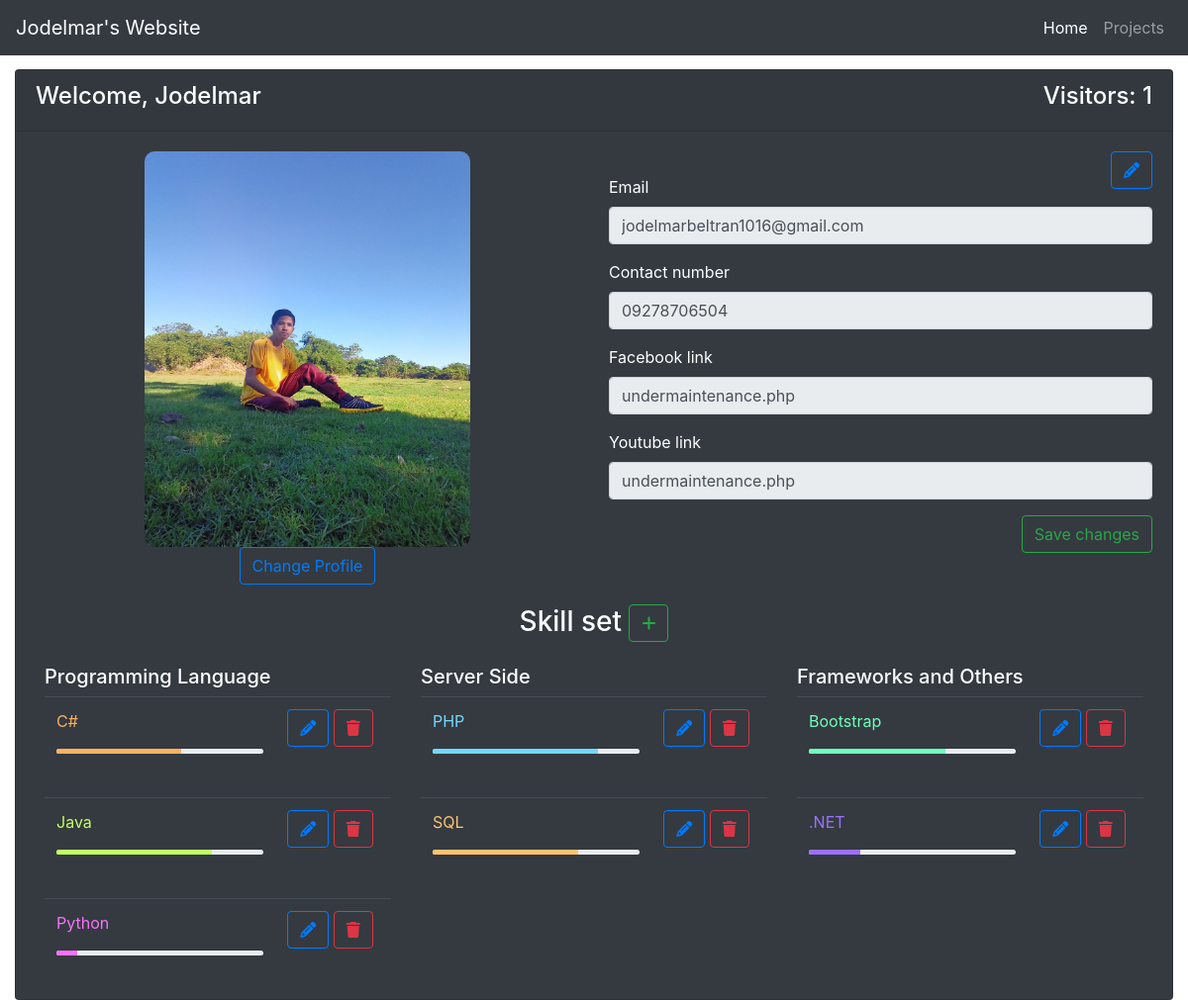
Screenshot of /cpannel/dashboard.php (signed in) with the database file from the repository.
### tables this page shows
CREATE TABLE `profile` (
  `profile_id` int(10) NOT NULL,
  `profile_pic` varchar(255) DEFAULT NULL,
  `gmail` varchar(255) DEFAULT NULL,
  `phone` varchar(20) DEFAULT NULL,
  `facebook` varchar(255) DEFAULT NULL,
  `youtube` varchar(255) DEFAULT NULL
);

CREATE TABLE `skills` (
  `id` int(100) NOT NULL,
  `name` varchar(255) DEFAULT NULL,
  `percent` int(100) DEFAULT NULL,
  `category` varchar(255) DEFAULT NULL
);

### cpannel/dashboard.php (the view, shortened to what this page needs)
<?php
    include("../config.php");
?>
<!DOCTYPE html>
<html lang="en">
<head>
    <link rel="stylesheet" href="https://cdn.jsdelivr.net/npm/bootstrap@4.6.0/dist/css/bootstrap.min.css">
    <link rel="stylesheet" href="../fontawesome/css/all.css">
</head>
<body>
    <nav class="navbar navbar-expand-lg fixed-top navbar-dark bg-dark">
        <a class="navbar-brand" href="#">Jodelmar's Website</a>
        <div class="collapse navbar-collapse" id="navbarTogglerDemo02">
            <ul class="navbar-nav ml-auto mt-2 mt-lg-0">
                <li class="nav-item active">
                    <a class="nav-link" href="dashboard.php">Home <span class="sr-only">(current)</span></a>
                </li>
                <li class="nav-item">
                    <a class="nav-link" href="project_list.php">Projects</a>
                </li>
            </ul>
        </div>
    </nav>
    <?php
        $sql="SELECT * FROM visitors";
        $stmt=$conn->query($sql);
        $count=$stmt->rowCount();
        $sql="SELECT * FROM profile";
        $stmt=$conn->query($sql);
        $row=$stmt->fetch(PDO::FETCH_ASSOC);
    ?>
    <div class="container-fluid" style="margin-top: 70px;">
        <div class="card bg-dark text-white">
            <div class="card-header">
                <h4 class="d-inline">Welcome, <?php echo $_SESSION['access'] ?></h4>
                <h4 class="float-right d-inline">Visitors: <?php echo $count ?></h4>
            </div>
            <div class="card-body">
                <div class="row">
                    <div class="col-md-6 text-center">
                        <img src="../upload/<?php echo $row['profile_pic']; ?>" alt="" class="pic">
                        <button class="btn btn-outline-primary d-block" style="margin: 0 auto;" data-toggle="modal" data-target="#changeModal">Change Profile</button>
                    </div>
                    <div class="col-md-6">
                        <button class="btn btn-outline-primary float-right" onclick="enabled_textbox()"><i class="fas fa-pencil-alt"></i></button>
                        <br>
                        <form action="" method="POST">
                            <label for="">Email</label>
                            <div class="form-group">
                                <input type="text" class="form-control" value="<?php echo $row['gmail'] ?>" name="email" id="email">
                            </div>
                            <label for="">Contact number</label>
                            <div class="form-group">
                                <input type="text" class="form-control" value="<?php echo $row['phone'] ?>" name="cnumber" id="cnumber">
                            </div>
                            <label for="">Facebook link</label>
                            <div class="form-group">
                                <input type="text" class="form-control" value="<?php echo $row['facebook'] ?>" name="fb" id="fb">
                            </div>
                            <label for="">Youtube link</label>
                            <div class="form-group">
                                <input type="text" class="form-control" value="<?php echo $row['youtube'] ?>" name="yt" id="yt">
                            </div>
                            <div class="form-group text-right">
                                <button type="submit" class="btn btn-outline-success" name="save">Save changes</button>
                            </div>
                        </form>
                    </div>
                </div>
            </div>
            <div class="container">
                <h3 class='text-center'>Skill set
                    <button class="btn btn-outline-success" data-toggle="modal" data-target="#addModal"><span class="fas fa-plus"></span></button>
                </h3>
                <div class="row">
                <div class="col-md-4">
                        <h5 style="margin-top: 15px;">Programming Language</h5>
                        <?php
                            $arr=array("#ffb163","#c1ff63","#fa70ff","#70fffa","#7aff70");
                            $sql="SELECT * FROM skills WHERE category='PL'";
                            $stmt=$conn->query($sql);
                            $temp=0;
                            while($row=$stmt->fetch(PDO::FETCH_ASSOC)){
                        ?>
                        <table class="table table-hover table-dark" style="width: 100%;">
                            <tr style="width: 100%">
                                <td style="width: 50%;">
                                    <div class="form-group">
                                        <p style="color: <?php echo $arr[$temp]; ?>;"><?php echo $row['name']; ?></p>
                                        <div class="progress" style="height: 5px;">
                                            <div class="progress-bar" role="progressbar" style="width: <?php echo $row['percent']; ?>%; background-color: <?php echo $arr[$temp]; ?>;" aria-valuemin="0" aria-valuemax="100"></div>
                                        </div>
                                    </div>
                                </td>
                                <td style="width: 25%">
                                    <button class="btn btn-outline-primary" data-toggle="modal" data-target="#updateModal" onclick="getdata(<?php echo $row['id'] ?>,
                                                                                                                                            '<?php echo $row['name'] ?>',
                                                                                                                                            <?php echo $row['percent'] ?>,
                                                                                                                                            '<?php echo $row['category'] ?>')"><i class="fas fa-pencil-alt"></i></button>
                                    <button class="btn btn-outline-danger" data-toggle="modal" data-target="#delModal" onclick="delId(<?php echo $row['id'] ?>)"><i class="fas fa-trash"></i></button>
                                </td>
                            </tr>
                        </table>
                        <?php
                                $temp+=1;
                            }
                        ?>
                    </div>
                    <div class="col-md-4">
                        <h5 style="margin-top: 15px;">Server Side</h5>
                        <?php
                            $arr=array("#70d9ff","#ffc370","#ff70e0","#ff7070","#70ffbc");
                            $sql="SELECT * FROM skills WHERE category='Server Side'";
                            $stmt=$conn->query($sql);
                            $temp=0;
                            while($row=$stmt->fetch(PDO::FETCH_ASSOC)){
                        ?>
                        <table class="table table-hover table-dark" style="width: 100%;">
                            <tr style="width: 100%">
                                <td style="width: 50%;">
                                    <div class="form-group">
                                        <p style="color: <?php echo $arr[$temp]; ?>;"><?php echo $row['name']; ?></p>
                                        <div class="progress" style="height: 5px;">
                                            <div class="progress-bar" role="progressbar" style="width: <?php echo $row['percent']; ?>%; background-color: <?php echo $arr[$temp]; ?>;" aria-valuemin="0" aria-valuemax="100"></div>
                                        </div>
                                    </div>
                                </td>
                                <td style="width: 25%">
                                    <button class="btn btn-outline-primary" data-toggle="modal" data-target="#updateModal" onclick="getdata(<?php echo $row['id'] ?>,
                                                                                                                                            '<?php echo $row['name'] ?>',
                                                                                                                                            <?php echo $row['percent'] ?>,
                                                                                                                                            '<?php echo $row['category'] ?>')"><i class="fas fa-pencil-alt"></i></button>
                                    <button class="btn btn-outline-danger" data-toggle="modal" data-target="#delModal" onclick="delId(<?php echo $row['id'] ?>)"><i class="fas fa-trash"></i></button>
                                </td>
                            </tr>
                        </table>
                        <?php
                                $temp+=1;
                            }
                        ?>
                    </div>
                    <div class="col-md-4">
                        <h5 style="margin-top: 15px;">Frameworks and Others</h5>
                        <?php
                            $arr=array("#70ffbc","#9b70ff","#c8ff70","#70cfff","#ff70cf");
                            $sql="SELECT * FROM skills WHERE category='Frameworks'";
                            $stmt=$conn->query($sql);
                            $temp=0;
                            while($row=$stmt->fetch(PDO::FETCH_ASSOC)){
                        ?>
                        <table class="table table-hover table-dark" style="width: 100%;">
                            <tr style="width: 100%">
                                <td style="width: 50%;">
                                    <div class="form-group">
                                        <p style="color: <?php echo $arr[$temp]; ?>;"><?php echo $row['name']; ?></p>
                                        <div class="progress" style="height: 5px;">
                                            <div class="progress-bar" role="progressbar" style="width: <?php echo $row['percent']; ?>%; background-color: <?php echo $arr[$temp]; ?>;" aria-valuemin="0" aria-valuemax="100"></div>
                                        </div>
                                    </div>
                                </td>
                                <td style="width: 25%">
                                    <button class="btn btn-outline-primary" data-toggle="modal" data-target="#updateModal" onclick="getdata(<?php echo $row['id'] ?>,
                                                                                                                                            '<?php echo $row['name'] ?>',
                                                                                                                                            <?php echo $row['percent'] ?>,
                                                                                                                                            '<?php echo $row['category'] ?>')"><i class="fas fa-pencil-alt"></i></button>
                                    <button class="btn btn-outline-danger" data-toggle="modal" data-target="#delModal" onclick="delId(<?php echo $row['id'] ?>)"><i class="fas fa-trash"></i></button>
                                </td>
                            </tr>
                        </table>
                        <?php
                                $temp+=1;
                            }
                        ?>
                    </div>
                </div>
            </div>
        </div>
    </div>
</body>
</html>

### cpannel/dashboard.php (style rules this page uses)
.pic { width: 100%; height: 400px; border-radius: 10px; }
@media all and (min-width: 768px) { .pic { width: 85%; } }
@media all and (min-width: 1024px) { .pic { width: 60%; } }

### rows the page displays
profile: profile_pic (picture), email "jodelmarbeltran1016@gmail.com", cnumber "09278706504", fb "undermaintenance.php", yt "undermaintenance.php"
skills: name "C#", percent 60 (drawn)
skills: name "Java", percent 75 (drawn)
skills: name "Python", percent 10 (drawn)
skills: name "PHP", percent 80 (drawn)
skills: name "SQL", percent 70 (drawn)
skills: name "Bootstrap", percent 66 (drawn)
skills: name ".NET", percent 25 (drawn)

### other values shown
$_SESSION['access'] "Jodelmar"
$count "1"
